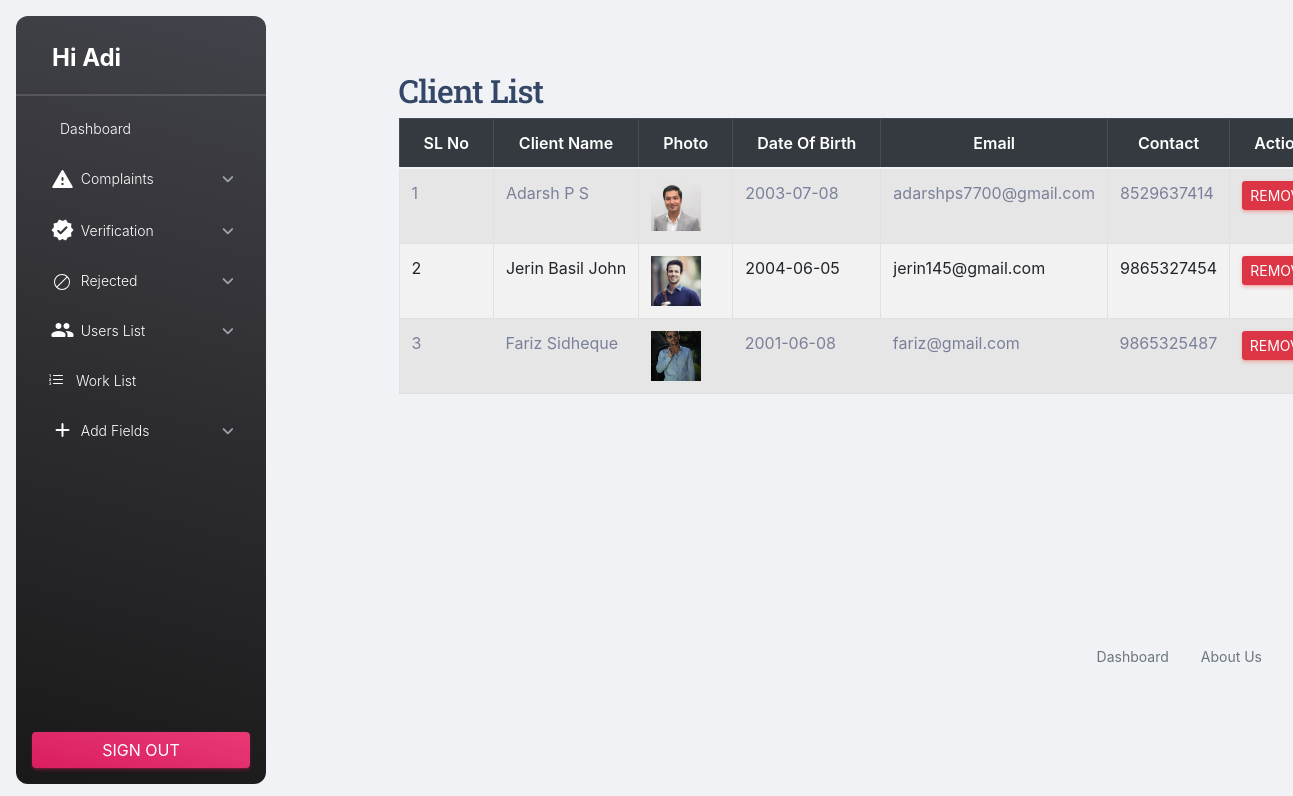
Screenshot of /Admin/Clientlist.php (signed in) with the database file from the repository.
### tables this page shows
CREATE TABLE `tbl_client` (
  `client_id` int(11) NOT NULL,
  `client_name` varchar(50) NOT NULL,
  `client_email` varchar(50) NOT NULL,
  `place_id` int(11) NOT NULL,
  `client_address` varchar(100) NOT NULL,
  `client_photo` varchar(50) NOT NULL,
  `client_proof` varchar(50) NOT NULL,
  `client_password` varchar(50) NOT NULL,
  `client_dob` varchar(50) NOT NULL,
  `client_contact` varchar(50) NOT NULL,
  `client_status` int(11) NOT NULL,
  `client_gender` varchar(50) NOT NULL
);

### Admin/Clientlist.php (the view, shortened to what this page needs)
<?php
include('Header.php');
    ?>
<!DOCTYPE html PUBLIC "-//W3C//DTD XHTML 1.0 Transitional//EN" "http://www.w3.org/TR/xhtml1/DTD/xhtml1-transitional.dtd">
<html xmlns="http://www.w3.org/1999/xhtml">
<head>
<link rel="stylesheet" href="../Asset/Templates/Admin/assets/css/bootstrap.min.css">
</head>
<body>
  <div class="container mt-4">
  <h2> Client List</h2>
    <form id="frm_clientlist" name="frm_clientlist" method="post" action="">
      <table class="table table-bordered table-striped">
        <thead class="thead-dark">
          <tr>
            <th>SL No</th>
            <th>Client Name</th>
            <th>Photo</th>
            <th>Date of Birth</th>
            <th>Email</th>
            <th>Contact</th>
            <th>Action</th>
          </tr>
        </thead>
        <tbody>
          <?php
            $selqry = "SELECT * FROM tbl_client WHERE client_status='1'";
            $client = $con->query($selqry);
            $i = 0;
            while ($data = $client->fetch_assoc()) {
              $i++;
          ?>
          <tr>
            <td><?php echo $i ?></td>
            <td><?php echo $data['client_name'] ?></td>
            <td><img src="../Asset/Files/Client/Photo/<?php echo $data['client_photo'] ?>" class="profile-photo" alt="Profile Photo"/></td>
            <td><?php echo $data['client_dob'] ?></td>
            <td><?php echo $data['client_email'] ?></td>
            <td><?php echo $data['client_contact'] ?></td>
            <td> <a href="Clientlist.php?rem=<?php echo $data['client_id'] ?>" class="btn btn-danger btn-sm">Remove</a></td>
          </tr>
          <?php } ?>
        </tbody>
      </table>
    </form>
  </div>
</body>
<?php
include('Footer.php');
?>
</html>

### Admin/Clientlist.php (style rules this page uses)
body { background-color: #f8f9fa; }
.container { max-width: 800px; }
table { width: 100%; margin-bottom: 1rem; background-color: #fff; }
th, td { padding: 0.75rem; vertical-align: top; border-top: 1px solid #dee2e6; }
th { background-color: #343a40; color: #fff; text-align: center; }
tbody tr:nth-child(even) { background-color: #f2f2f2; }
.profile-photo { width: 50px; height: 50px; object-fit: cover; border: 2px ; }

### rows the page displays
tbl_client: client_name "Adarsh P S", client_photo (picture), client_dob "2003-07-08", client_email "adarshps7700@gmail.com", client_contact "8529637414"
tbl_client: client_name "Jerin Basil John", client_photo (picture), client_dob "2004-06-05", client_email "jerin145@gmail.com", client_contact "9865327454"
tbl_client: client_name "Fariz Sidheque", client_photo (picture), client_dob "2001-06-08", client_email "fariz@gmail.com", client_contact "9865325487"

### other values shown
$_SESSION['aName'] "Adi"
